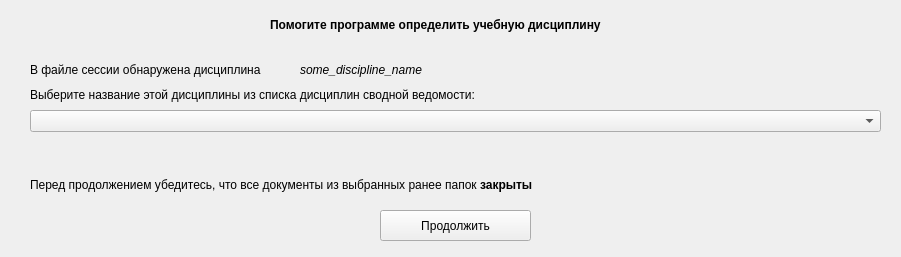
<?xml version="1.0" encoding="UTF-8"?>
<ui version="4.0">
 <class>Form</class>
 <widget class="QWidget" name="Form">
  <property name="geometry">
   <rect>
    <x>0</x>
    <y>0</y>
    <width>901</width>
    <height>257</height>
   </rect>
  </property>
  <property name="windowTitle">
   <string>Form</string>
  </property>
  <widget class="QLabel" name="label">
   <property name="geometry">
    <rect>
     <x>270</x>
     <y>10</y>
     <width>401</width>
     <height>31</height>
    </rect>
   </property>
   <property name="text">
    <string>&lt;html&gt;&lt;head/&gt;&lt;body&gt;&lt;p&gt;&lt;span style=&quot; font-weight:600;&quot;&gt;Помогите программе определить учебную дисциплину&lt;/span&gt;&lt;/p&gt;&lt;/body&gt;&lt;/html&gt;</string>
   </property>
  </widget>
  <widget class="QLabel" name="label_2">
   <property name="geometry">
    <rect>
     <x>30</x>
     <y>50</y>
     <width>271</width>
     <height>41</height>
    </rect>
   </property>
   <property name="text">
    <string>&lt;html&gt;&lt;head/&gt;&lt;body&gt;&lt;p&gt;В файле сессии обнаружена дисциплина&lt;/p&gt;&lt;/body&gt;&lt;/html&gt;</string>
   </property>
  </widget>
  <widget class="QComboBox" name="comboBox_disciplineNameSV">
   <property name="geometry">
    <rect>
     <x>30</x>
     <y>110</y>
     <width>851</width>
     <height>22</height>
    </rect>
   </property>
  </widget>
  <widget class="QLabel" name="label_3">
   <property name="geometry">
    <rect>
     <x>30</x>
     <y>80</y>
     <width>481</width>
     <height>31</height>
    </rect>
   </property>
   <property name="text">
    <string>&lt;html&gt;&lt;head/&gt;&lt;body&gt;&lt;p&gt;Выберите название этой дисциплины из списка дисциплин сводной ведомости:&lt;/p&gt;&lt;/body&gt;&lt;/html&gt;</string>
   </property>
  </widget>
  <widget class="QLabel" name="label_4">
   <property name="geometry">
    <rect>
     <x>30</x>
     <y>170</y>
     <width>571</width>
     <height>31</height>
    </rect>
   </property>
   <property name="text">
    <string>&lt;html&gt;&lt;head/&gt;&lt;body&gt;&lt;p&gt;Перед продолжением убедитесь, что все документы из выбранных ранее папок &lt;span style=&quot; font-weight:600;&quot;&gt;закрыты&lt;/span&gt;&lt;/p&gt;&lt;/body&gt;&lt;/html&gt;</string>
   </property>
  </widget>
  <widget class="QLabel" name="label_someDisciplineName">
   <property name="geometry">
    <rect>
     <x>300</x>
     <y>50</y>
     <width>161</width>
     <height>41</height>
    </rect>
   </property>
   <property name="text">
    <string>&lt;html&gt;&lt;head/&gt;&lt;body&gt;&lt;p&gt;&lt;span style=&quot; font-style:italic;&quot;&gt;some_discipline_name&lt;/span&gt;&lt;/p&gt;&lt;/body&gt;&lt;/html&gt;</string>
   </property>
  </widget>
  <widget class="QPushButton" name="pb_continue">
   <property name="geometry">
    <rect>
     <x>380</x>
     <y>210</y>
     <width>151</width>
     <height>31</height>
    </rect>
   </property>
   <property name="text">
    <string>Продолжить</string>
   </property>
  </widget>
 </widget>
 <resources/>
 <connections/>
</ui>
